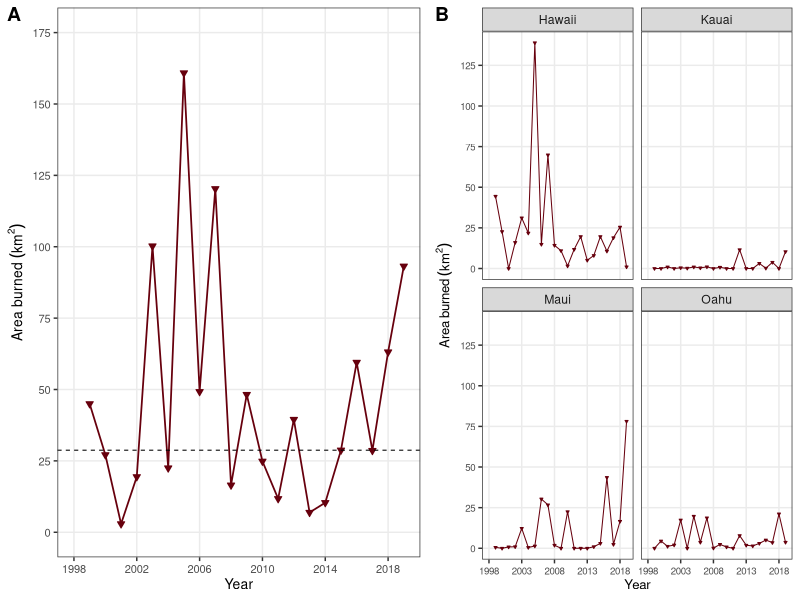

The R script that drew this image:
## Graph of Annual Area Burned, 
## State of Hawaii, 1999-2019
## Paul C. Selmants
## R version 3.6.1
## 2019-10-26

## Data in GitHub repository: https://github.com/selmants/HI_Model

## This R script is dependent on output from Fire_probabilities.R script ## 

# load required R packages
library(ggplot2)
library(dplyr)
library(cowplot)

# read statewide annual burned area data into R
data <- read.csv('./Fire/data/processed/AnnualFire.csv', stringsAsFactors = FALSE) 

# line graph of annual area burned statewide
stateplot <- data %>%
	group_by(year) %>%
	summarize(burnarea_km2 = sum(burnarea_km2)) %>%
	as.data.frame()%>%
		{ggplot(., aes(year, burnarea_km2)) +
		geom_line(color = "#67000D", size = 0.6) +
		geom_point(color = "#67000D", size = 1.5, shape = 25, fill = "#67000D") +
		labs(x = "Year",
		y = expression(Area~burned~(km^{2}))) +
		scale_x_continuous(limits = c(1998, 2019), breaks = seq(1998, 2018, 4)) +
		scale_y_continuous(limits = c(0, 175), breaks = seq(0, 175, 25)) +
		geom_hline(aes(yintercept=28.75), linetype="dashed", size = 0.35) +
		theme_bw() +
		theme(panel.grid.minor=element_blank(),
		axis.title = element_text(size = 10),
		axis.text = element_text(size = 8))}

# facet plot of annual area burned by island (Hawai, Maui, Oahu, Kauai)
islandplot <- data %>%
	filter(island %in% c("Hawaii", "Maui", "Oahu", "Kauai")) %>%
	{ggplot(., aes(year, burnarea_km2)) +
		facet_wrap(~ island) +
		geom_line(color = "#67000D", size = 0.35) +
		geom_point(color = "#67000D", size = 0.45, shape = 25, fill = "#67000D") +
		labs(x = "Year",
			y = expression(Area~burned~(km^{2}))) +
		scale_x_continuous(limits = c(1998, 2019), breaks = seq(1998, 2018, 5)) +
		scale_y_continuous(limits = c(0, 138.875), breaks = seq(0, 125, 25)) +
		theme_bw() +
		theme(panel.grid.minor = element_blank(),
			axis.text = element_text(size = 7),
			axis.title = element_text(size = 9.5))}
				
# Create two-panel fire figure
firepanel <- plot_grid(stateplot, islandplot, 
	labels = c("A", "B"), rel_widths = c(1.15, 1))

# save as .png file 
ggsave("./Manuscript/fig_images/FigS2_AnnualAreaBurned.png", 
	width = 7.5, height = 3, dpi = 400)
